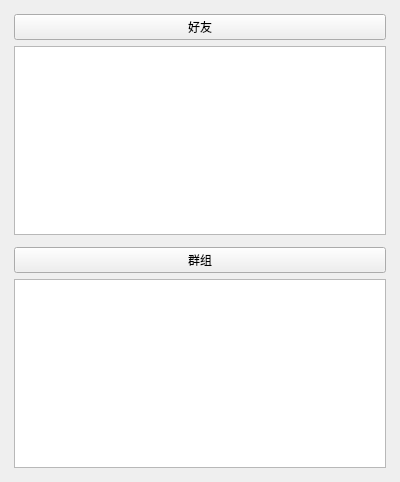
<?xml version="1.0" encoding="UTF-8"?>
<ui version="4.0">
 <class>ContactsPageWidget</class>
 <widget class="QWidget" name="ContactsPageWidget">
  <property name="geometry">
   <rect>
    <x>0</x>
    <y>0</y>
    <width>400</width>
    <height>482</height>
   </rect>
  </property>
  <property name="windowTitle">
   <string>Form</string>
  </property>
  <layout class="QVBoxLayout" name="verticalLayout_2">
   <item>
    <layout class="QVBoxLayout" name="verticalLayout" stretch="1,1">
     <item>
      <widget class="QWidget" name="friendWidget" native="true">
       <layout class="QVBoxLayout" name="verticalLayout_4">
        <property name="leftMargin">
         <number>3</number>
        </property>
        <property name="topMargin">
         <number>3</number>
        </property>
        <property name="rightMargin">
         <number>3</number>
        </property>
        <property name="bottomMargin">
         <number>3</number>
        </property>
        <item>
         <layout class="QVBoxLayout" name="verticalLayout_3">
          <item>
           <widget class="QPushButton" name="personButton">
            <property name="text">
             <string>好友</string>
            </property>
            <property name="icon">
             <iconset>
              <normaloff>src/icon/view_off.svg</normaloff>
              <normalon>src/icon/view.svg</normalon>src/icon/view_off.svg</iconset>
            </property>
           </widget>
          </item>
          <item>
           <widget class="ContactsListWidget" name="personList"/>
          </item>
         </layout>
        </item>
       </layout>
      </widget>
     </item>
     <item>
      <widget class="QWidget" name="groupWidget" native="true">
       <layout class="QVBoxLayout" name="verticalLayout_6">
        <property name="leftMargin">
         <number>3</number>
        </property>
        <property name="topMargin">
         <number>3</number>
        </property>
        <property name="rightMargin">
         <number>3</number>
        </property>
        <property name="bottomMargin">
         <number>3</number>
        </property>
        <item>
         <layout class="QVBoxLayout" name="verticalLayout_5">
          <item>
           <widget class="QPushButton" name="groupButton">
            <property name="text">
             <string>群组</string>
            </property>
            <property name="icon">
             <iconset>
              <normaloff>src/icon/view_off.svg</normaloff>
              <normalon>src/icon/view.svg</normalon>src/icon/view_off.svg</iconset>
            </property>
           </widget>
          </item>
          <item>
           <widget class="ContactsListWidget" name="groupsList"/>
          </item>
         </layout>
        </item>
       </layout>
      </widget>
     </item>
    </layout>
   </item>
  </layout>
 </widget>
 <customwidgets>
  <customwidget>
   <class>ContactsListWidget</class>
   <extends>QListWidget</extends>
   <header>ContactsListWidget.h</header>
  </customwidget>
 </customwidgets>
 <resources/>
 <connections/>
</ui>
